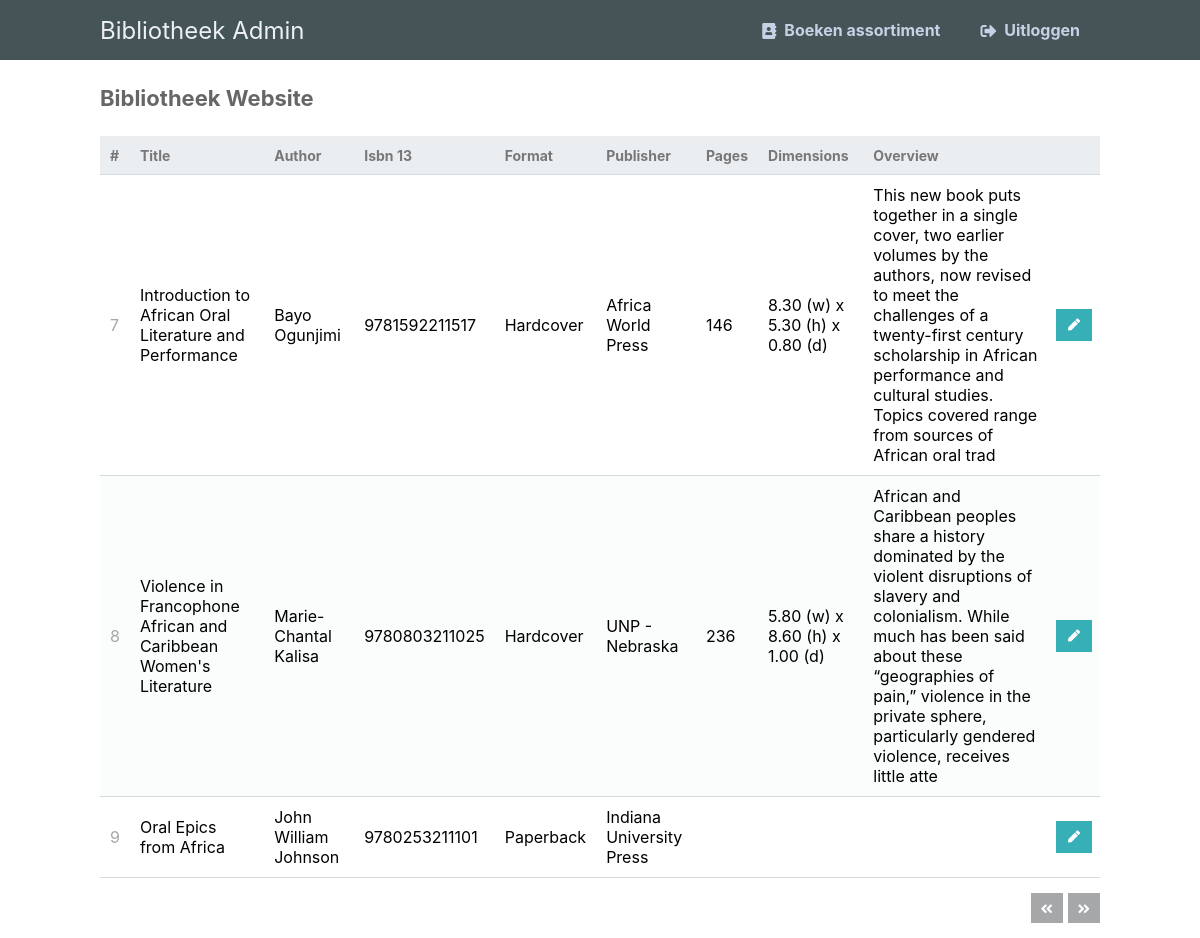
The page /bieb-zelf/index.php?page=3 (signed in) on the database its author committed.
### tables this page shows
CREATE TABLE `contacts` (
  `id` int(11) NOT NULL,
  `title` varchar(255) NOT NULL,
  `author` varchar(255) NOT NULL,
  `isbn13` varchar(255) NOT NULL,
  `format` varchar(255) NOT NULL,
  `publisher` varchar(255) NOT NULL,
  `pages` varchar(255) NOT NULL,
  `dimensions` varchar(255) NOT NULL,
  `overview` varchar(255) NOT NULL,
  `uitgeleend` varchar(255) NOT NULL
);

### bieb-zelf/index.php (the view, shortened to what this page needs)
<?php
include '../admin/functions.php';
$pdo = pdo_connect_mysql();
$page = isset($_GET['page']) && is_numeric($_GET['page']) ? (int)$_GET['page'] : 1;
$records_per_page = 3;
$stmt = $pdo->prepare('SELECT * FROM contacts ORDER BY id LIMIT :current_page, :record_per_page');
$stmt->bindValue(':current_page', ($page-1)*$records_per_page, PDO::PARAM_INT);
$stmt->bindValue(':record_per_page', $records_per_page, PDO::PARAM_INT);
$stmt->execute();
$contacts = $stmt->fetchAll(PDO::FETCH_ASSOC);
$num_contacts = $pdo->query('SELECT COUNT(*) FROM contacts')->fetchColumn();
?>
<?=template_header('Read')?>
<div class="content read">
	<h2>Bibliotheek Website</h2>
	<table>
        <thead>
            <tr>
                <td>#</td>
                <td>Title</td>
                <td>Author</td>
                <td>Isbn 13</td>
                <td>Format</td>
                <td>Publisher</td>
                <td>Pages</td>
                <td>Dimensions</td>
                <td>Overview</td>
                <td></td>
            </tr>
        </thead>
        <tbody>
            <?php foreach ($contacts as $contact): ?>
            <tr>
                <td><?=$contact['id']?></td>
                <td><?=$contact['title']?></td>
                <td><?=$contact['author']?></td>
                <td><?=$contact['isbn13']?></td>
                <td><?=$contact['format']?></td>
                <td><?=$contact['publisher']?></td>
                <td><?=$contact['pages']?></td>
                <td><?=$contact['dimensions']?></td>
                <td><?=$contact['overview']?></td>
                <td class="actions">
                    <a href="lenen.php?id=<?=$contact['id']?>" class="edit"><i class="fas fa-pen fa-xs"></i></a>
                </td>
            </tr>
            <?php endforeach; ?>
        </tbody>
    </table>
	<div class="pagination">
		<?php if ($page > 1): ?>
		<a href="index.php?page=<?=$page-1?>"><i class="fas fa-angle-double-left fa-sm"></i></a>
		<?php endif; ?>
		<?php if ($page*$records_per_page < $num_contacts): ?>
		<a href="index.php?page=<?=$page+1?>"><i class="fas fa-angle-double-right fa-sm"></i></a>
		<?php endif; ?>
	</div>
</div>
<?=template_footer()?>

### assets/css/style.css (style rules this page uses)
* { box-sizing: border-box; font-family: -apple-system, BlinkMacSystemFont, "segoe ui", roboto, oxygen, ubuntu, cantarell, "fira sans", "droid sans", "helvetica neue", Arial, sans-serif; font-size: 16px; -webkit-font-smoothing: antialiased; -moz-osx-font-smoothing: grayscale; }
body { background-color: #FFFFFF; margin: 0; }
.content { width: 1000px; margin: 0 auto; }
.content h2 { margin: 0; padding: 25px 0; font-size: 22px; border-bottom: 1px solid #ebebeb; color: #666666; }
.read .pagination { display: flex; justify-content: flex-end; }
.read .pagination a { display: inline-block; text-decoration: none; background-color: #a5a7a9; font-weight: bold; color: #FFFFFF; padding: 5px 10px; margin: 15px 0 15px 5px; }
.read table { width: 100%; padding-top: 30px; border-collapse: collapse; }
.read table thead { background-color: #ebeef1; border-bottom: 1px solid #d3dae0; }
.read table thead td { padding: 10px; font-weight: bold; color: #767779; font-size: 14px; }
.read table tbody tr { border-bottom: 1px solid #d3dae0; }
.read table tbody tr:nth-child(even) { background-color: #fbfcfc; }
.read table tbody tr td { padding: 10px; }
.read table tbody tr td:nth-child(1) { color: #a5a7a9; }
.read table tbody tr td.actions { padding: 8px; text-align: right; }
.read table tbody tr td.actions .edit, .read table tbody tr td.actions .trash { display: inline-flex; text-align: right; text-decoration: none; color: #FFFFFF; padding: 10px 12px; }
.read table tbody tr td.actions .edit { background-color: #37afb7; }
body { background-color: #ffffff; }

### rows shown on the page
contacts: id "7", title "Introduction to African Oral Literature and Performance", author "Bayo Ogunjimi", isbn13 "9781592211517", format "Hardcover", publisher "Africa World Press", pages "146", dimensions "8.30 (w) x 5.30 (h) x 0.80 (d)", overview "This new book puts together in a single cover, two earlier volumes by the authors, now revised to meet the challenges of a twenty-first century scholarship in African performance and cultural studies. Topics covered range from sources of African oral trad"
contacts: id "8", title "Violence in Francophone African and Caribbean Women's Literature", author "Marie-Chantal Kalisa", isbn13 "9780803211025", format "Hardcover", publisher "UNP - Nebraska", pages "236", dimensions "5.80 (w) x 8.60 (h) x 1.00 (d)", overview "African and Caribbean peoples share a history dominated by the violent disruptions of slavery and colonialism. While much has been said about these “geographies of pain,” violence in the private sphere, particularly gendered violence, receives little atte"
contacts: id "9", title "Oral Epics from Africa", author "John William Johnson", isbn13 "9780253211101", format "Paperback", publisher "Indiana University Press"
